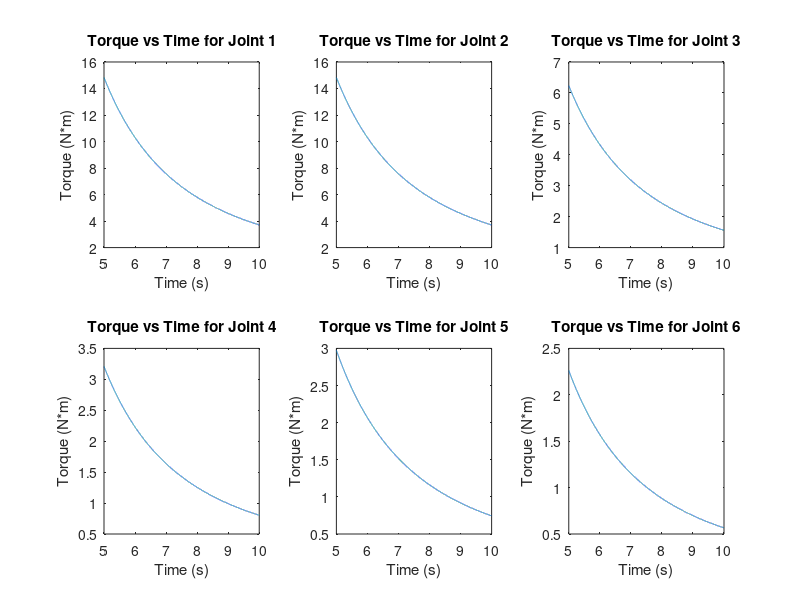

This figure's MATLAB source:
clear;clc;
%% Initializations
% can change the inputs to whatever you want them to be
% currently have old values for link lengths

% Length of joints
lj1 = 0.126;    % Dynamixel
lj2 = 0.108;    % Dynamixel

% Radius of links and joints
r = 0.1;   % link radius

rj1 = 0.054/2; % Dynamixel
rj2 = 0.054/2;   % Dynamixel

% Link lengths (from end of joint to start of next joint)
l1 = 0;
l2 = 0.45;
interl3 = 0.4;
l3 = interl3-2*rj1;
l4 = 0;
l5 = 0;
l6 = 0.22;   %added term = c.g. of end effector relative to end of joint
ltotal = l1+l2+l3+l4+l5+l6; %total length of links

% Mass of each link
density = 2700;
ml1 = density*l1*pi*r^2;
ml2 = density*l2*pi*r^2;
ml3 = density*interl3*pi*r^2;
ml4 = density*l4*pi*r^2;
ml5 = density*l5*pi*r^2;
ml6 = density*l6*pi*r^2;

% Total mass of links
mlTot = ml1 + ml2 + ml3 + ml4 + ml5 + ml6;

% Half angle of rotation (radians)
delTheta = pi/2;    

% Joints 1-3 and 4-6 Mass
mj1 = 0.853; % Dynamixel
mj2 = 0.710; % Dynamixel
mjTot = 3 * mj1 + 3 * mj2;  %total mass of joints

% Distances to centers of mass for each component (link/joint)
d1 = lj1 + l1/2;
d2 = d1 + l1/2 + rj1;
d3 = d2 + rj1 + l2/2;
d4 = d3 + l2/2 + rj1;
d5 = d4 + rj1 + l3/2;
d6 = d5 + l3/2 + rj2;
d7 = d6 + rj2 + l4/2;
d8 = d7 + l4/2 + rj2;
d9 = d8 + rj2 + l5/2;
d10 = d9 + l5/2 + lj2/2;
d11 = d10 + lj2/2 + l6;

% Mass of object = mass of object + end effector (35kg)
mob = input('Mass of object? ');
Mee = 40;
Mobj = mob + Mee;
Robj = 1;
%5 - 10 seconds in tiny time steps for resolution
t = linspace(5,10,10000); 

% Joint Inertias
ij1 = 3e-6; % Dynamixel
ij2 = 3e-6; % Dynamixel
%% Moment of Inertia Equations

Iobj = 2/5*Mobj*Robj^2; % assuming a sphere for object at end of end effector 
%i1 = 1/12*mj1*lj1^2+ml2*l1^2/12+ml1*d1^2+pi*rj1^4/4+mj1*d2^2+1/12*ml2*l2^2+ml2*d3^2+pi*rj1^4/4+mj1*d4^2+1/12*ml3*l3^2+ml3*d5^2+pi*rj2^4/4+mj2*d6^2+1/12*ml4*l4^2+ml4*d7^2+pi*rj2^4/4+mj2*d8^2+1/12*ml5*l5^2+ml5*d9^2+1/12*mj2*lj2^2+mj2*d10^2+Iobj+Mobj*d11^2;
i1 = ij1+ij1+1/12*ml2*l2^2+ml2*(d3-d2)^2+ij1+mj1*(d4-d2)^2+1/12*ml3*l3^2+ml3*(d5-d2)^2+ij2+mj2*(d6-d2)^2+1/12*ml4*l4^2+ml4*(d7-d2)^2+ij2+mj2*(d8-d2)^2+1/12*ml5*l5^2+ml5*(d9-d2)^2+ij2+mj2*(d10-d2)^2+Iobj+Mobj*(d11-d2)^2;
i2 = ij1+1/12*ml2*l2^2+ml2*(d3-d2)^2+ij1+mj1*(d4-d2)^2+1/12*ml3*l3^2+ml3*(d5-d2)^2+ij2+mj2*(d6-d2)^2+1/12*ml4*l4^2+ml4*(d7-d2)^2+ij2+mj2*(d8-d2)^2+1/12*ml5*l5^2+ml5*(d9-d2)^2+ij2+mj2*(d10-d2)^2+Iobj+Mobj*(d11-d2)^2;
i3 = ij1+1/12*ml3*l3^2+ml3*(d5-d4)^2+ij2+mj2*(d6-d4)^2+1/12*ml4*l4^2+ml4*(d7-d4)^2+ij2+mj2*(d8-d4)^2+1/12*ml5*l5^2+ml5*(d9-d4)^2+ij2+mj2*(d10-d4)^2+Iobj+Mobj*(d11-d4)^2;
i4 = ij2+1/12*ml4*l4^2+ml4*(d7-d6)^2+ij2+mj2*(d8-d6)^2+1/12*ml5*l5^2+ml5*(d9-d6)^2+ij2+mj2*(d10-d6)^2+Iobj+Mobj*(d11-d6)^2;
i5 = ij2+1/12*ml5*l5^2+ml5*(d9-d8)^2+ij2+mj2*(d10-d8)^2+Iobj+Mobj*(d11-d8)^2;
i6 = ij2+Iobj;

%% Joint 1 Torques
for i = 1:length(t)
    T1(i) = i1 .* (2 .* delTheta)./t(i)^2;
end
% testTime = input('time? ');
% assocT = i1*2*delTheta/testTime^2

testTorque = input('Torque from joint 1? ');
assocTime = sqrt(i1*2*delTheta/testTorque)

%% Joint 2 Torques
for i = 1:length(t)
    T2(i) = i2 .* (2 .* delTheta)./t(i)^2;
end

%% Joint 3 Torques
for i = 1:length(t)
    T3(i) = i3 .* (2 .* delTheta)./t(i)^2;
end

%% Joint 4 Torques
for i = 1:length(t)
    T4(i) = i4 .* (2 .* delTheta)./t(i)^2;
end
testTorque4 = input('Torque from joint 4? ');
assocTime4 = sqrt(i4*2*delTheta/testTorque4)

%% Joint 5 Torques
for i = 1:length(t)
    T5(i) = i5 .* (2 .* delTheta)./t(i)^2;
end

%% Joint 6 Torques
for i = 1:length(t)
    T6(i) = i6 .* (2 .* delTheta)./t(i)^2;
end
% testTorque6 = testTorque4;
% assocTime6 = sqrt(i6*2*delTheta/testTorque6)
joints = [T1', T2', T3', T4', T5', T6'];    % collection of joint times/torques
%% Plotting
for i = 1:6
    subplot(2,3,i)
    plot(t, joints(:,i))
    title(sprintf('Torque vs Time for Joint %d',i))
    xlabel('Time (s)')
    ylabel('Torque (N*m)')
end

tq1 = 10.1;
aTime1 = [sqrt(i1*2*delTheta/tq1),sqrt(i2*2*delTheta/tq1),sqrt(i3*2*delTheta/tq1)];
w1 = delTheta.*180/pi./aTime1;

tq2 = 3.9;
aTime2 = [sqrt(i4*2*delTheta/tq2),sqrt(i5*2*delTheta/tq2),sqrt(i6*2*delTheta/tq2)];
w2 = delTheta.*180/pi./aTime2;

%% Random dimensions/parameters
lengthTot = l1+l2+l3+l4+l5+l6+lj1+lj2+4*rj1+4*rj2;
massTot = mjTot + mlTot + Mobj;
massArm= mjTot + mlTot;
JPow1 = 72;    % Dynamixel
JPow2 = 45.6;    % Dynamixel
powTot = 3*(JPow1 + JPow2);